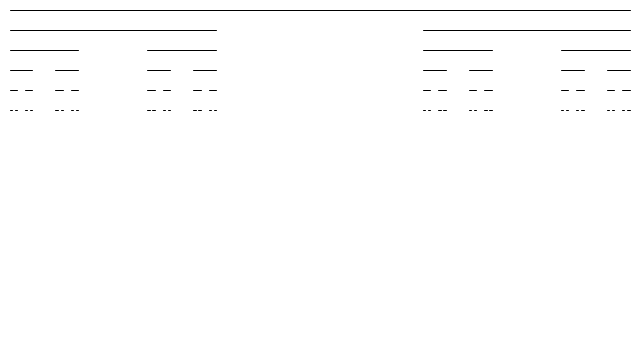
Frame 1 (no input)
Frame 60 (the mouse pressed at the canvas centre just before this capture): identical to frame 1, image omitted
Frame 120 (the mouse held since frame 60 and released just before this capture): identical to frame 1, image omitted

The Processing sketch that drew this single still picture (run headless with seeded random() and noise(); from frame 60 on, the mouse is pressed at the canvas centre):

// Processing sketch: CantorSet
// ── CantorSet.pde
void setup(){
  size(640,360);
}

void draw(){
 background(255); 
 cantor(10,10,620);
}

void cantor(float x, float y, float len){
  if(len>= 1){
    line(x,y,x+len,y);
    y+=20;
    cantor(x,y,len/3);
    cantor(x+len*2/3,y,len/3);
  }
}
